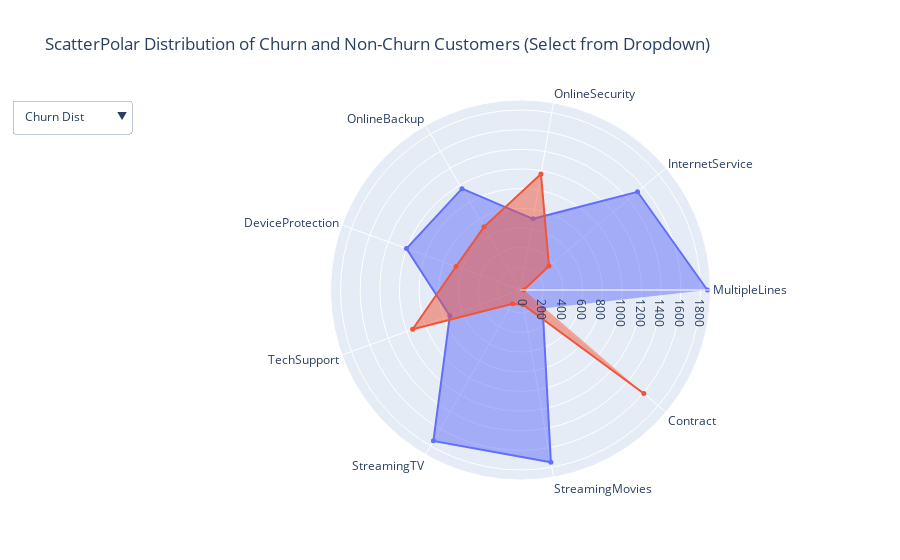

The notebook cell saved with this chart:
### Code cell
plot_counting_distribution(3)

### Figure 1 — Plotly figure (JSON) as saved in the notebook; plotly's stock layout.template omitted (floating-point values rounded to 4 significant figures)
{"data": [{"fill": "toself", "marker": {"size": 5}, "mode": "markers+lines", "name": "Churn 1's", "r": [1870, 1523, 703, 1159, 1203, 733, 1741, 1749, 262], "theta": ["MultipleLines", "InternetService", "OnlineSecurity", "OnlineBackup", "DeviceProtection", "TechSupport", "StreamingTV", "StreamingMovies", "Contract"], "visible": true, "type": "scatterpolar"}, {"fill": "toself", "marker": {"size": 5}, "mode": "markers+lines", "name": "Churn 0's", "r": [-1, 346, 1166, 710, 666, 1136, 128, 120, 1607], "theta": ["MultipleLines", "InternetService", "OnlineSecurity", "OnlineBackup", "DeviceProtection", "TechSupport", "StreamingTV", "StreamingMovies", "Contract"], "visible": true, "type": "scatterpolar"}, {"fill": "toself", "marker": {"size": 5}, "mode": "markers+lines", "name": "NoChurn 1's", "r": [4754, 4625, 4861, 5225, 5167, 4881, 5199, 5241, 4601], "theta": ["MultipleLines", "InternetService", "OnlineSecurity", "OnlineBackup", "DeviceProtection", "TechSupport", "StreamingTV", "StreamingMovies", "Contract"], "visible": false, "type": "scatterpolar"}, {"fill": "toself", "marker": {"size": 5}, "mode": "markers+lines", "name": "NoChurn 0's", "r": [420, 549, 313, -51, 7, 293, -25, -67, 573], "theta": ["MultipleLines", "InternetService", "OnlineSecurity", "OnlineBackup", "DeviceProtection", "TechSupport", "StreamingTV", "StreamingMovies", "Contract"], "visible": false, "type": "scatterpolar"}], "layout": {"showlegend": false, "title": {"text": "ScatterPolar Distribution of Churn and Non-Churn Customers (Select from Dropdown)"}, "updatemenus": [{"active": 0, "buttons": [{"args": [{"visible": [true, true, false, false]}, {"title": "Customer Churn Binary Counting Distribution"}], "label": "Churn Dist", "method": "update"}, {"args": [{"visible": [false, false, true, true]}, {"title": "No Customer Churn Binary Counting Distribution"}], "label": "No-Churn Dist", "method": "update"}], "x": -0.15}]}}
